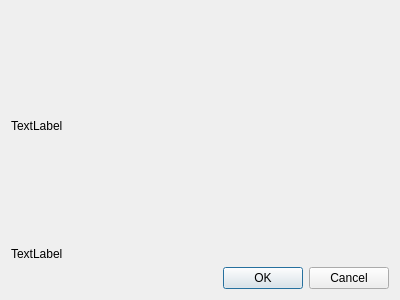
<?xml version="1.0" encoding="UTF-8"?>
<ui version="4.0">
 <class>AboutDialog</class>
 <widget class="QDialog" name="AboutDialog">
  <property name="geometry">
   <rect>
    <x>0</x>
    <y>0</y>
    <width>400</width>
    <height>300</height>
   </rect>
  </property>
  <property name="windowTitle">
   <string>Dialog</string>
  </property>
  <layout class="QVBoxLayout" name="verticalLayout_2">
   <item>
    <widget class="QLabel" name="imageLabel">
     <property name="sizePolicy">
      <sizepolicy hsizetype="Preferred" vsizetype="Preferred">
       <horstretch>1</horstretch>
       <verstretch>1</verstretch>
      </sizepolicy>
     </property>
     <property name="text">
      <string>TextLabel</string>
     </property>
    </widget>
   </item>
   <item>
    <widget class="QLabel" name="versionInfo">
     <property name="sizePolicy">
      <sizepolicy hsizetype="Minimum" vsizetype="Minimum">
       <horstretch>0</horstretch>
       <verstretch>0</verstretch>
      </sizepolicy>
     </property>
     <property name="text">
      <string>TextLabel</string>
     </property>
    </widget>
   </item>
   <item>
    <widget class="QDialogButtonBox" name="buttonBox">
     <property name="orientation">
      <enum>Qt::Horizontal</enum>
     </property>
     <property name="standardButtons">
      <set>QDialogButtonBox::Cancel|QDialogButtonBox::Ok</set>
     </property>
    </widget>
   </item>
  </layout>
 </widget>
 <resources/>
 <connections>
  <connection>
   <sender>buttonBox</sender>
   <signal>accepted()</signal>
   <receiver>AboutDialog</receiver>
   <slot>accept()</slot>
   <hints>
    <hint type="sourcelabel">
     <x>248</x>
     <y>254</y>
    </hint>
    <hint type="destinationlabel">
     <x>157</x>
     <y>274</y>
    </hint>
   </hints>
  </connection>
  <connection>
   <sender>buttonBox</sender>
   <signal>rejected()</signal>
   <receiver>AboutDialog</receiver>
   <slot>reject()</slot>
   <hints>
    <hint type="sourcelabel">
     <x>316</x>
     <y>260</y>
    </hint>
    <hint type="destinationlabel">
     <x>286</x>
     <y>274</y>
    </hint>
   </hints>
  </connection>
 </connections>
</ui>
